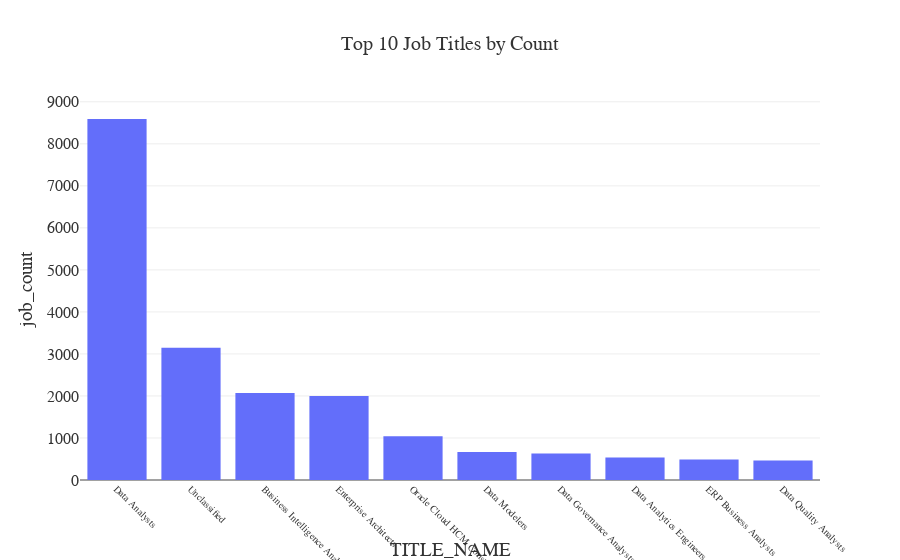

The code cell stored with this chart in its notebook:
### Markdown cell above
# Top 10 Job Titles by Count
- Identify the most frequently posted job titles.
- **Aggregate Data**
  - Count the occurrences of each **job title (`TITLE_NAME`)**.
  - Select the **top 10 most frequent titles**.
- **Visualize results**
  - Create a **bar chart** where:
    - **X-axis** = `TITLE_NAME`
    - **Y-axis** = `Job Count`
  - Apply custom colors and font styles.
- **Explanation:** Write two sentences about what the graph reveals.
  - This graph shows the top 10 most frequently posted job titles through a bar graph. It should be noted that the graph skews right and most of the job listings relate to Data or Analytics.

### Code cell
# Your code for 4th question here
job_count = spark.sql("""
    SELECT TITLE_NAME, COUNT(*) AS job_count
    FROM jobs
    GROUP BY TITLE_NAME
    ORDER BY job_count DESC
    LIMIT 10
""")

pdf4 = job_count.toPandas()
fig4 = px.bar(pdf4,  x="TITLE_NAME", y="job_count", title="Top 10 Job Titles by Count", template="temp") 
fig4.update_layout(font_family="Cambria", title_font_size=20,xaxis=dict(tickfont=dict(size=10),  tickangle=45))
fig4.show()

### Figure 1 — Plotly figure (JSON) as saved in the notebook; plotly's stock layout.template omitted (floating-point values rounded to 4 significant figures)
{"data": [{"hovertemplate": "TITLE_NAME=%{x}<br>job_count=%{y}<extra></extra>", "legendgroup": "", "marker": {"color": "#636EFA", "pattern": {"shape": ""}}, "name": "", "orientation": "v", "showlegend": false, "textposition": "auto", "type": "bar", "x": ["Data Analysts", "Unclassified", "Business Intelligence Analysts", "Enterprise Architects", "Oracle Cloud HCM Consultants", "Data Modelers", "Data Governance Analysts", "Data Analytics Engineers", "ERP Business Analysts", "Data Quality Analysts"], "xaxis": "x", "y": [8591, 3149, 2072, 1999, 1042, 668, 628, 537, 488, 467], "yaxis": "y"}], "layout": {"barmode": "relative", "font": {"family": "Cambria"}, "legend": {"tracegroupgap": 0}, "title": {"font": {"size": 20}, "text": "Top 10 Job Titles by Count"}, "xaxis": {"anchor": "y", "domain": [0, 1], "tickangle": 45, "tickfont": {"size": 10}, "title": {"text": "TITLE_NAME"}}, "yaxis": {"anchor": "x", "domain": [0, 1], "title": {"text": "job_count"}}}}
